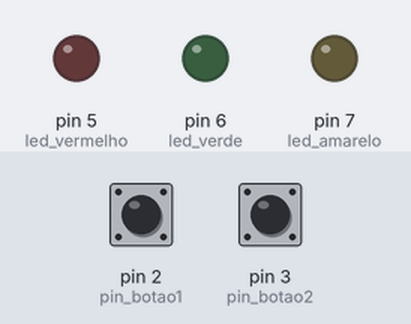
The sketch below on a simulated Arduino Uno, built with avr-gcc and run on an emulated ATmega328P. On the bench: output pins drawn as LEDs (lit = HIGH). Inputs (shaded band) come from the test bench; at power-on: pin 2 (pin_botao1) HIGH, pin 3 (pin_botao2) HIGH.

Above: at 1.2 s.
1.3 s: pin 2 (pin_botao1) pulled LOW for 0.15 s
At 1.37 s:
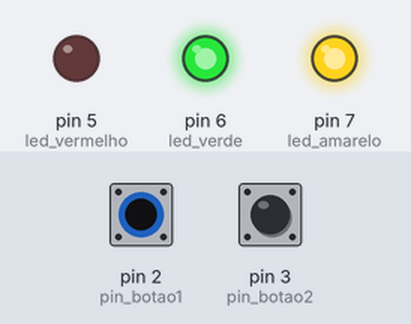
2.9 s: pin 2 (pin_botao1) pulled LOW for 3.2 s
At 6.5 s:
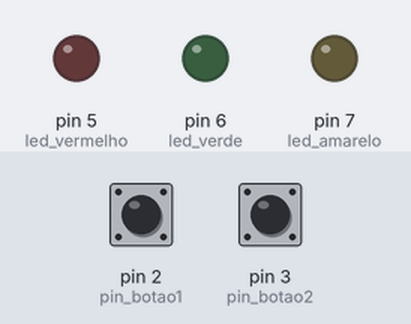
7.6 s: pin 3 (pin_botao2) pulled LOW for 3.2 s
At 8.9 s:
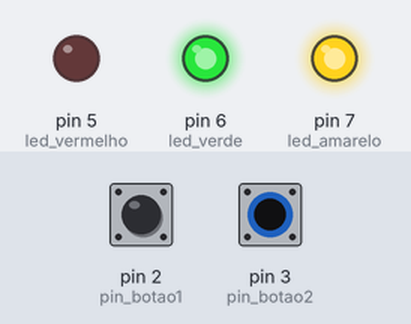
12.3 s: pin 2 (pin_botao1) driven LOW and pin 3 (pin_botao2) driven LOW
At 13.6 s:
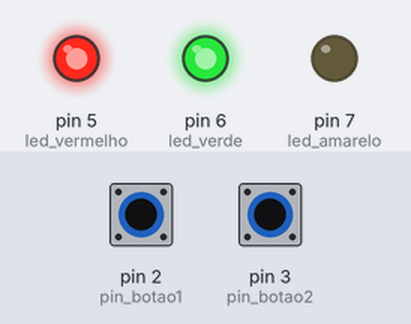
Timing chart, 0 to 14.8 s (numbered marks = the images above; inputs shaded):
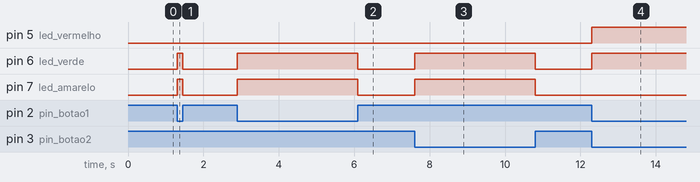

Measured:
- after the input at 1.3 s, pin 6 (led_verde), pin 7 (led_amarelo): LOW → HIGH at once, → LOW 0.15 s later
- after the input at 2.9 s, pin 6 (led_verde), pin 7 (led_amarelo): LOW → HIGH at once, → LOW 3.2 s later
- after the input at 7.6 s, pin 6 (led_verde), pin 7 (led_amarelo): LOW → HIGH at once, → LOW 3.2 s later
- after the input at 12.3 s, pin 5 (led_vermelho), pin 6 (led_verde): LOW → HIGH at once

The sketch:

Pull_UpInterno.ino
```cpp
const int pin_botao1 = 2;
const int pin_botao2 = 3;
bool botao1 = false;
bool botao2 = false;
const int led_vermelho = 5;
const int led_verde = 6;
const int led_amarelo = 7;
char led;

void setup() {
  pinMode(pin_botao1, INPUT_PULLUP);
  pinMode(pin_botao2, INPUT_PULLUP);
  pinMode(led_vermelho, OUTPUT);
  pinMode(led_verde, OUTPUT);
  pinMode(led_amarelo, OUTPUT);
}

void loop() {
  botao1 = digitalRead(pin_botao1);
  botao2 = digitalRead(pin_botao2);
  if (botao1 == LOW  && botao2 == LOW) {
    digitalWrite(led_vermelho, HIGH);
  }
  else {
    digitalWrite(led_vermelho, LOW);
  }

  if (botao1 == LOW || botao2 == LOW) {
    digitalWrite(led_verde, HIGH);
  }
  else {
    digitalWrite(led_verde, LOW);
  }
  if (botao1 == LOW ^ botao2 == LOW) {
    digitalWrite(led_amarelo, HIGH);
  }
  else {
    digitalWrite(led_amarelo, LOW);
  }
}
```
